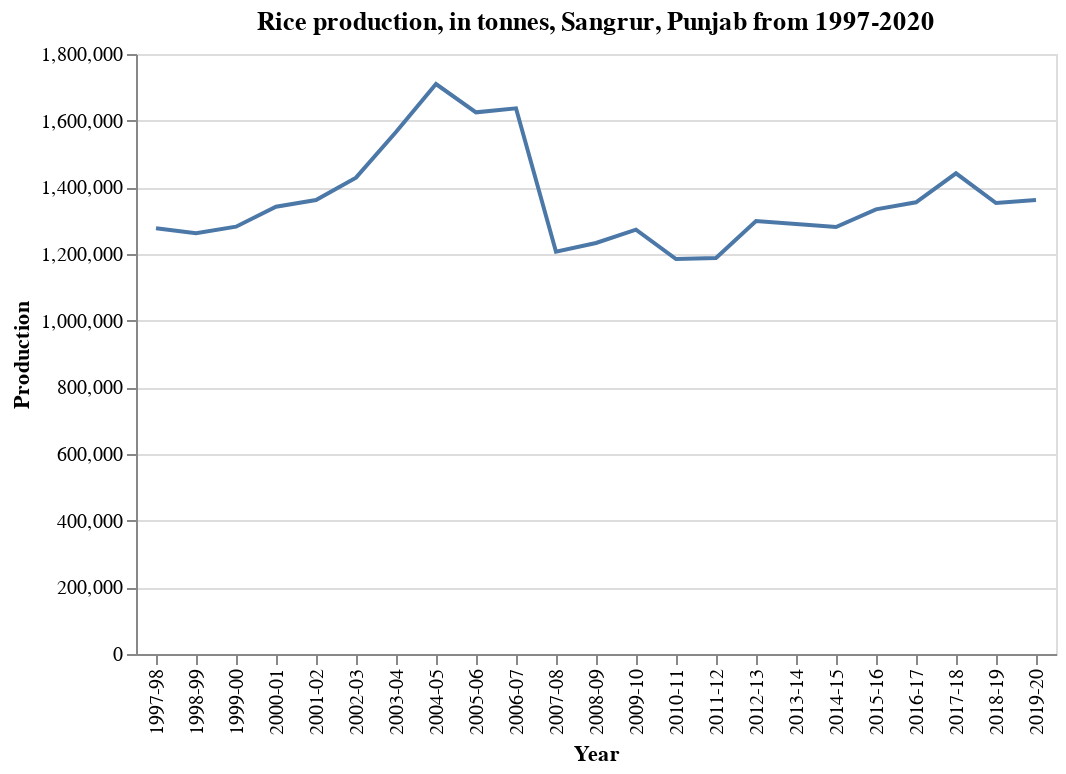

Here is the notebook cell this chart was saved with:
### Markdown cell above
### SANGRUR

### Code cell
df_pj_sa = df_pj_rice.loc[df['District'] == 'SANGRUR']

alt.Chart(df_pj_sa).mark_line().encode(
    x='Year',
    y=('Production')
).properties(
    title='Rice production, in tonnes, Sangrur, Punjab from 1997-2020')

### Figure 1 — Vega-Lite specification as saved in the notebook (floating-point values rounded to 4 significant figures)
{"config": {"view": {"continuousWidth": 400, "continuousHeight": 300}}, "data": {"name": "data-dd4d38129ad3683459118baabf1a9058"}, "mark": "line", "encoding": {"x": {"field": "Year", "type": "nominal"}, "y": {"field": "Production", "type": "quantitative"}}, "title": "Rice production, in tonnes, Sangrur, Punjab from 1997-2020", "$schema": "https://vega.github.io/schema/vega-lite/v4.17.0.json", "datasets": {"data-dd4d38129ad3683459118baabf1a9058": [{"State": "Punjab", "District": "SANGRUR", "Crop": "Rice", "Year": "2001-02", "Season": "Kharif", "Area": 349000.0, "Area Units": "Hectare", "Production": 1362000.0, "Production Units": "Tonnes", "Yield": 3.903}, {"State": "Punjab", "District": "SANGRUR", "Crop": "Rice", "Year": "2002-03", "Season": "Kharif", "Area": 352000.0, "Area Units": "Hectare", "Production": 1429000.0, "Production Units": "Tonnes", "Yield": 4.06}, {"State": "Punjab", "District": "SANGRUR", "Crop": "Rice", "Year": "2003-04", "Season": "Kharif", "Area": 366000.0, "Area Units": "Hectare", "Production": 1566000.0, "Production Units": "Tonnes", "Yield": 4.279}, {"State": "Punjab", "District": "SANGRUR", "Crop": "Rice", "Year": "2004-05", "Season": "Kharif", "Area": 367000.0, "Area Units": "Hectare", "Production": 1710000.0, "Production Units": "Tonnes", "Yield": 4.659}, {"State": "Punjab", "District": "SANGRUR", "Crop": "Rice", "Year": "2005-06", "Season": "Kharif", "Area": 367000.0, "Area Units": "Hectare", "Production": 1625000.0, "Production Units": "Tonnes", "Yield": 4.428}, {"State": "Punjab", "District": "SANGRUR", "Crop": "Rice", "Year": "2006-07", "Season": "Kharif", "Area": 362000.0, "Area Units": "Hectare", "Production": 1637000.0, "Production Units": "Tonnes", "Yield": 4.522}, {"State": "Punjab", "District": "SANGRUR", "Crop": "Rice", "Year": "2007-08", "Season": "Kharif", "Area": 262000.0, "Area Units": "Hectare", "Production": 1207000.0, "Production Units": "Tonnes", "Yield": 4.607}, {"State": "Punjab", "District": "SANGRUR", "Crop": "Rice", "Year": "2008-09", "Season": "Kharif", "Area": 267000.0, "Area Units": "Hectare", "Production": 1233000.0, "Production Units": "Tonnes", "Yield": 4.618}, {"State": "Punjab", "District": "SANGRUR", "Crop": "Rice", "Year": "2009-10", "Season": "Kharif", "Area": 271000.0, "Area Units": "Hectare", "Production": 1273000.0, "Production Units": "Tonnes", "Yield": 4.697}, {"State": "Punjab", "District": "SANGRUR", "Crop": "Rice", "Year": "2010-11", "Season": "Kharif", "Area": 272000.0, "Area Units": "Hectare", "Production": 1185000.0, "Production Units": "Tonnes", "Yield": 4.357}, {"State": "Punjab", "District": "SANGRUR", "Crop": "Rice", "Year": "2011-12", "Season": "Kharif", "Area": 274000.0, "Area Units": "Hectare", "Production": 1188000.0, "Production Units": "Tonnes", "Yield": 4.336}, {"State": "Punjab", "District": "SANGRUR", "Crop": "Rice", "Year": "2012-13", "Season": "Kharif", "Area": 276000.0, "Area Units": "Hectare", "Production": 1299000.0, "Production Units": "Tonnes", "Yield": 4.707}, {"State": "Punjab", "District": "SANGRUR", "Crop": "Rice", "Year": "2013-14", "Season": "Kharif", "Area": 273000.0, "Area Units": "Hectare", "Production": 1290000.0, "Production Units": "Tonnes", "Yield": 4.725}, {"State": "Punjab", "District": "SANGRUR", "Crop": "Rice", "Year": "2014-15", "Season": "Kharif", "Area": 271000.0, "Area Units": "Hectare", "Production": 1281000.0, "Production Units": "Tonnes", "Yield": 4.727}, {"State": "Punjab", "District": "SANGRUR", "Crop": "Rice", "Year": "2015-16", "Season": "Kharif", "Area": 274000.0, "Area Units": "Hectare", "Production": 1334000.0, "Production Units": "Tonnes", "Yield": 4.869}, {"State": "Punjab", "District": "SANGRUR", "Crop": "Rice", "Year": "2016-17", "Season": "Kharif", "Area": 278000.0, "Area Units": "Hectare", "Production": 1355000.0, "Production Units": "Tonnes", "Yield": 4.874}, {"State": "Punjab", "District": "SANGRUR", "Crop": "Rice", "Year": "2017-18", "Season": "Kharif", "Area": 284000.0, "Area Units": "Hectare", "Production": 1442000.0, "Production Units": "Tonnes", "Yield": 5.077}, {"State": "Punjab", "District": "SANGRUR", "Crop": "Rice", "Year": "2018-19", "Season": "Kharif", "Area": 287000.0, "Area Units": "Hectare", "Production": 1353000.0, "Production Units": "Tonnes", "Yield": 4.714}, {"State": "Punjab", "District": "SANGRUR", "Crop": "Rice", "Year": "2019-20", "Season": "Kharif", "Area": 289000.0, "Area Units": "Hectare", "Production": 1362000.0, "Production Units": "Tonnes", "Yield": 4.713}, {"State": "Punjab", "District": "SANGRUR", "Crop": "Rice", "Year": "1997-98", "Season": "Kharif", "Area": 333000.0, "Area Units": "Hectare", "Production": 1277000.0, "Production Units": "Tonnes", "Yield": 3.835}, {"State": "Punjab", "District": "SANGRUR", "Crop": "Rice", "Year": "1998-99", "Season": "Kharif", "Area": 353000.0, "Area Units": "Hectare", "Production": 1262000.0, "Production Units": "Tonnes", "Yield": 3.575}, {"State": "Punjab", "District": "SANGRUR", "Crop": "Rice", "Year": "1999-00", "Season": "Kharif", "Area": 360000.0, "Area Units": "Hectare", "Production": 1282000.0, "Production Units": "Tonnes", "Yield": 3.561}, {"State": "Punjab", "District": "SANGRUR", "Crop": "Rice", "Year": "2000-01", "Season": "Kharif", "Area": 357000.0, "Area Units": "Hectare", "Production": 1342000.0, "Production Units": "Tonnes", "Yield": 3.759}]}}
